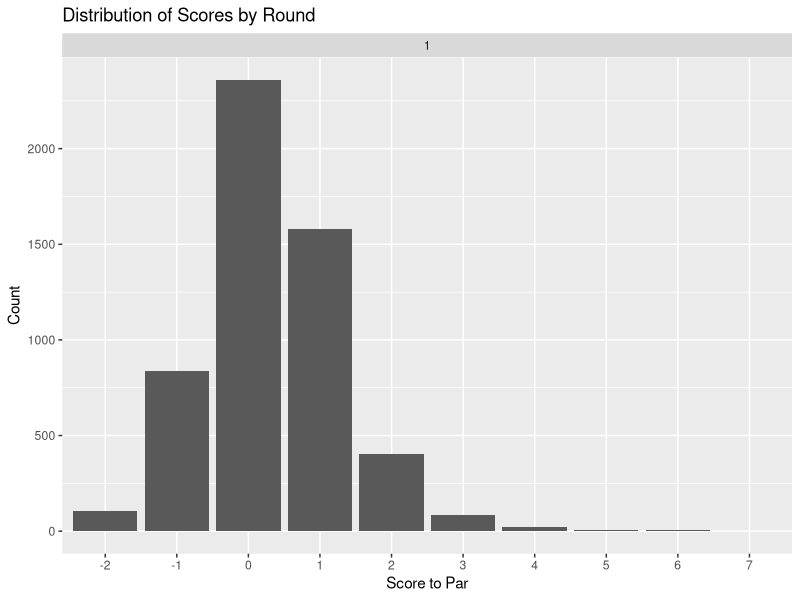
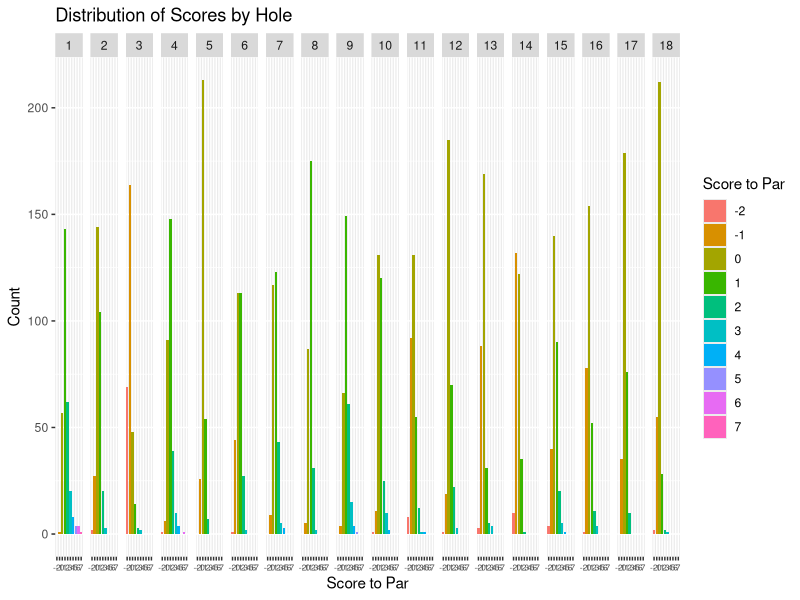
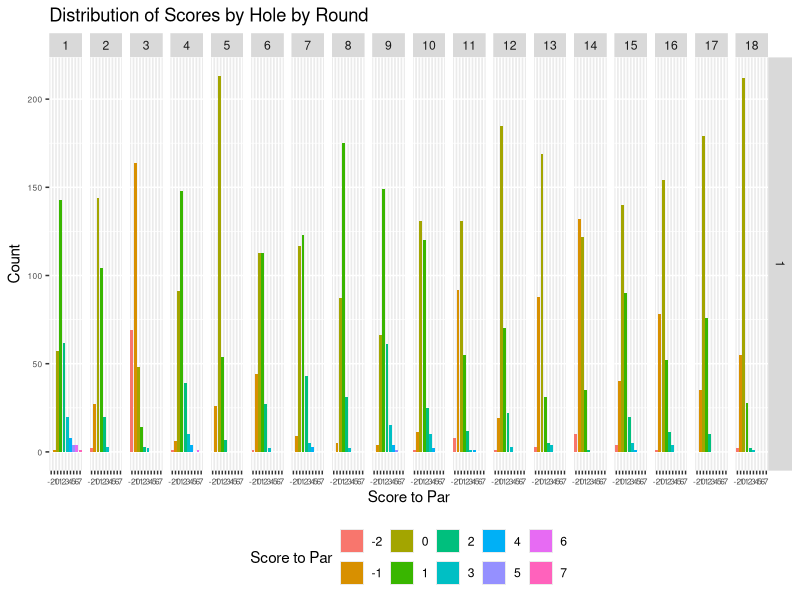
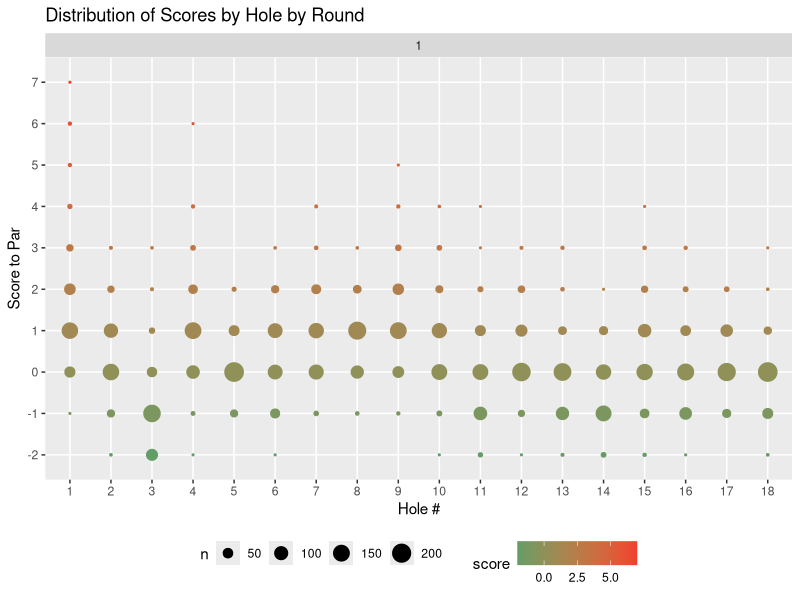
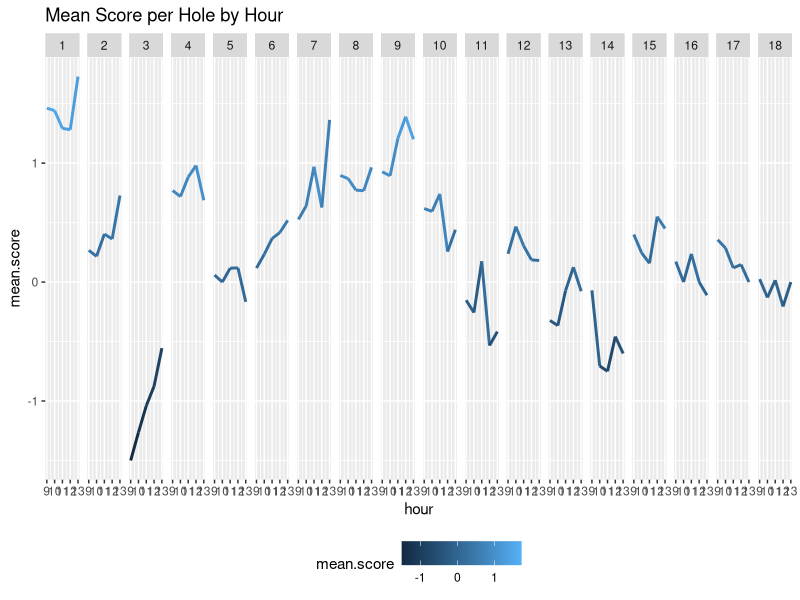

R code for these plots, in order:
## ---- chunk 1
knitr::opts_chunk$set(echo = F)
knitr::opts_chunk$set(warning = F)
knitr::opts_chunk$set(out.width = '100%')
library(tidyverse)
library(knitr)
library(kableExtra)

# Read data
scores <- read_csv("../../rdata/footgolf/usopen/usopen_scores.csv", col_types = c("ciiiiiit"), col_names = T)
## ---- chunk 2
scores %>% 
          group_by(hole, par) %>% 
          summarize(avg.score = format(round(mean(strokes), 3), nsmall = 3), 
                    better = sum(score < -2), 
                    eagles = sum(score == -2), 
                    birdies = sum(score == -1), 
                    pars = sum(score == 0), 
                    bogeys = sum(score == 1), 
                    doubles = sum(score == 2), 
                    worse = sum(score > 2), 
                    par.avg = cell_spec(format(round(mean(score), 3), nsmall = 3), 
                                        color = ifelse(format(round(mean(score), 3), nsmall = 3) > 0, "red", "green"))) %>%
    kable(escape = F, format = 'html') %>%
    kable_styling(bootstrap_options = c("striped", "hover", "condensed", "responsive"))
## ---- chunk 3
kable(scores %>% group_by(round) %>% summarize(mean.score = mean(score)), "html") %>% 
    kable_styling(bootstrap_options = c("striped", "hover", "condensed", "responsive"))

# Plot Scores
ggplot(scores, aes(factor(score))) + 
    geom_bar() +
    facet_grid(. ~ round) +
    labs(x = "Score to Par", y = "Count") +
    ggtitle("Distribution of Scores by Round")
    
## ---- chunk 4
# Mean score per hole
kable(scores %>% group_by(hole) %>% summarize(mean.score = mean(score)), "html") %>% kable_styling(bootstrap_options = c("striped", "hover", "condensed", "responsive"))
# Plot of scoring distribution per hole
ggplot(scores, aes(factor(score), fill=factor(score))) + 
    geom_bar() +
    facet_grid(. ~ hole) +
    labs(x = "Score to Par", y = "Count") +
    theme(axis.text.x = element_text(size = 6)) +
    ggtitle("Distribution of Scores by Hole") +
    guides(fill=guide_legend(title="Score to Par"))
# + scale_fill_brewer(palette="Spectral")

## ---- chunk 5
# Mean score per round per hole
kable(scores %>% group_by(hole, round) %>% summarize(mean.score = mean(score)), "html") %>% kable_styling(bootstrap_options = c("striped", "hover", "condensed", "responsive"))
# scores %>% 
#     group_by(round, hole) %>% 
#     summarize(mean.score = mean(score)) %>%
#     mutate(mean.score = cell_spec(mean.score, "html", bold = T, color = spec_color(mean.score, end = 1))) %>% 
#     kable("html", escape = F, align = "c") %>%
#     kable_styling(c("striped", "condensed"), full_width = T)
# kable("html") %>% kable_styling(bootstrap_options = c("striped", "hover", "condensed", "responsive"))

ggplot(scores, aes(factor(score), fill=factor(score))) + 
    geom_bar() +
    theme(axis.text = element_text(size=6)) +
    facet_grid(round ~ hole) +
    labs(x = "Score to Par", y = "Count") +
    ggtitle("Distribution of Scores by Hole by Round") + 
    theme(legend.position="bottom", legend.direction="horizontal") + 
    guides(fill=guide_legend(title="Score to Par"))


ggplot(scores, aes(x=factor(hole), y=factor(score))) + 
    geom_count(aes(color=score)) + 
    scale_size_area() + 
    scale_color_gradient(low = '#639D66', high = '#F33E2E') + 
    facet_grid(. ~ round) + 
    labs(x = "Hole #", y = "Score to Par") +
    ggtitle("Distribution of Scores by Hole by Round") + 
    theme(legend.position="bottom", legend.direction="horizontal")

## ---- chunk 6
# Bin by hour
scores$hour <- as.POSIXlt(scores$time)$hour
# aggregate mean score per round per hole
scores_by_times <- scores %>% group_by(hole, hour) %>% summarize(mean.score = mean(score))

ggplot(scores_by_times, aes(x = hour, y = mean.score)) + 
    geom_line(aes(color=mean.score), size = 1) + 
    facet_grid(. ~ hole) +
    ggtitle("Mean Score per Hole by Hour") +
    theme(legend.position="bottom", legend.direction="horizontal")
